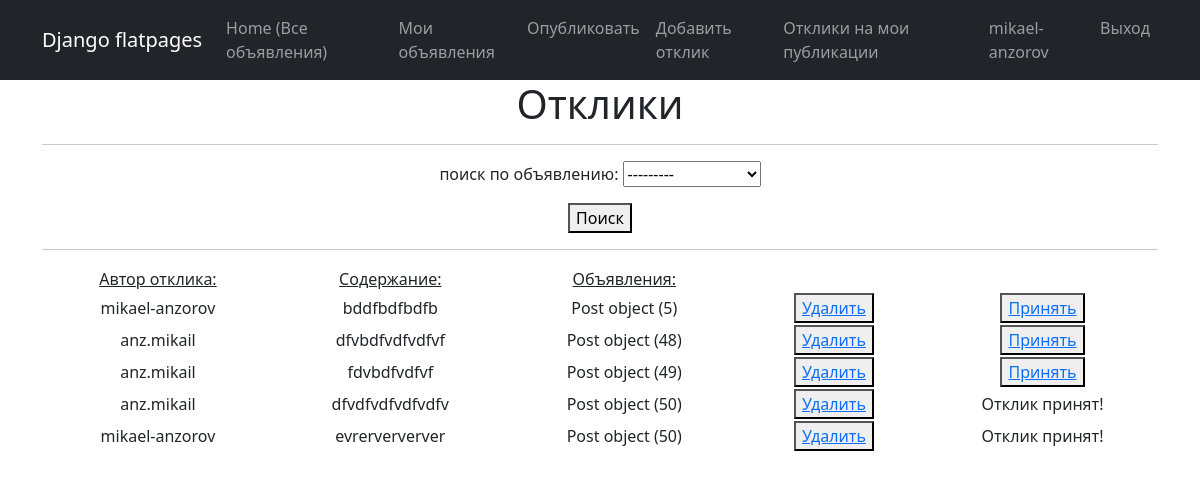
Page /response/ (signed in) on the committed database.
### app_01/models.py (models this page shows, shortened)
class Response(models.Model):
    author = models.ForeignKey(User, on_delete=models.CASCADE)
    text = models.TextField()
    post = models.ForeignKey(Post, on_delete=models.CASCADE)
    status = models.BooleanField(default=False)

class Post(models.Model):
    TYPE = (
        ('tank', 'Танки'),
        ('heal', 'Хилы'),
        ('dd', 'ДД'),
        ('buyers', 'Торговцы'),
        ('gildemaster', 'Гилдмастеры'),
        ('quest', 'Квестгиверы'),
        ('smith', 'Кузнецы'),
        ('tanner', 'Кожевники'),
        ('potion', 'Зельевары'),
        ('spellmaster', 'Мастер заклинаний'),
    )
    author = models.ForeignKey(User, on_delete=models.CASCADE)
    title = models.CharField(max_length=20)
    text = RichTextUploadingField(null=True, config_name='default',)
    category = models.CharField(max_length=20, choices=TYPE, default='tank')

### app_01/views.py (the view)
# urls.py: path('response/', ResponseList.as_view(), name='response'),
class ResponseList(LoginRequiredMixin, ListView):
    form_class = ResponseForm
    model = Response
    template_name = 'response.html'
    context_object_name = 'response'
    paginate_by = 10
    def get_context_data(self, **kwargs):
        context = super().get_context_data(**kwargs)
        context['filterset'] = self.filterset
        return context
    def get_queryset(self):
        queryset = super().get_queryset().filter(post__author=self.request.user)
        self.filterset = ResponseFilter(self.request.GET, queryset, request=self.request.user.id)
        return self.filterset.qs

### templates/response.html (shortened to what this page needs)
{% extends 'flatpages/default.html' %}
{% block content %}
<h1>Отклики</h1>
<hr>
<form action="" method="get">
    {{ filterset.form.as_p }}
    <button type="submit">Поиск</button>
</form>
<hr>
{% if response%}
    <table style="margin-left: 1px; margin-rith: ;">
        <tr>
            <td style="width: 200px"><u>Автор отклика:</u></td>
            <td style="width: 200px"><u>Содержание:</u></td>
            <td style="width: 200px"><u>Объявления:</u></td>
        </tr>
        {% for re in response %}
        <tr>
            <td style="width: 250px">{{re.author}}</td>
            <td style="width: 250px">{{re.text|truncatechars:20}}</td>
            <td style="width: 250px">{{re.post}}</td>
            <td style="width: 200px"><button type="submit"><a href={% url 'response_delete' re.id%}> Удалить </a></button></td>
            {% if re.status == False %}
            <td style="width: 250px"><button type="submit"><a href={% url 'response_status' re.id %}>Принять</a></button> </td>
            {% else %}
            <td style="width: 250px">Отклик принят!</td>
            {% endif %}
        </tr>
        {% endfor %}
    </table>
{% else %}
    <h2>Откликов нет!</h2>
{% endif %}
{% endblock content %}

### templates/flatpages/default.html (shortened to what this page needs)
<!DOCTYPE html>
<html lang="en">
    <head>
        {% load static %}
        <link href="{% static 'css/styles.css' %}" rel="stylesheet" />
    </head>
    <body>
        <nav class="navbar navbar-expand-lg navbar-dark bg-dark static-top">
            <div class="container">
                <a class="navbar-brand" href="#">Django flatpages</a>
                <div class="collapse navbar-collapse" id="navbarResponsive">
                    <ul class="navbar-nav ml-auto">
                        <li class="nav-item active">
                            <a class="nav-link" href="/post/">Home
                              <span class="sr-only">(Все объявления)</span>
                            </a>
                        </li>
                        {% if user.is_authenticated %}
                        <li class="nav-item">
                            <a class="nav-link" href="/post/personal/">Мои объявления</a>
                        </li>
                        <li class="nav-item">
                            <a class="nav-link" href="/post/create/">Опубликовать</a>
                        </li>
                        <li class="nav-item">
                            <a class="nav-link" href="/response/create/">Добавить отклик</a>
                        </li>
                        <li class="nav-item">
                            <a class="nav-link" href="/response/">Отклики на мои публикации</a>
                        </li>
                        <li class="nav-item">
                            <a class="nav-link" href="#">{{ user }}</a>
                        </li>
                        <li class="nav-item">
                            <a class="nav-link" href="/accounts/logout/">Выход</a>
                        </li>
                        {% endif %}
                    </ul>
                </div>
            </div>
        </nav>
        <div class="container">
            <div class="row">
                <div class="col-lg-12 text-center">
                    {% block content %}{% endblock content %}
                </div>
            </div>
        </div>
    </body>
</html>

### rows in the picture
Response: author "mikael-anzorov", text "bddfbdfbdfb", post "Post object (5)", status "Принять"
Response: author "anz.mikail", text "dfvbdfvdfvdfvf", post "Post object (48)", status "Принять"
Response: author "anz.mikail", text "fdvbdfvdfvf", post "Post object (49)", status "Принять"
Response: author "anz.mikail", text "dfvdfvdfvdfvdfv", post "Post object (50)", status "Отклик принят!"
Response: author "mikael-anzorov", text "evrerververver", post "Post object (50)", status "Отклик принят!"

### other values in the picture
{{ user }} "mikael-anzorov"
